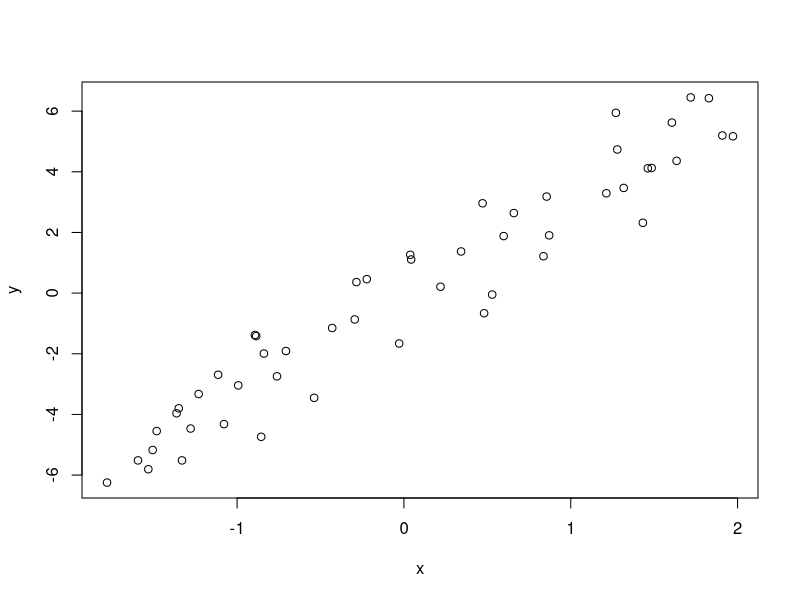

Reproduce this figure in R.
#!/usr/bin/Rscript

rm(list=ls())
require("R.utils", quietly = TRUE)

clt.bounds <- function(x, y, alpha=.1) {
  lin.mod  <- lm(y~x-1)
  est.beta <- as.numeric(lin.mod$coefficients[1])
  quant    <- qnorm(1-alpha/2)
  n        <- length(x)
  sn       <- sd(x)
  
  lower.bound <- est.beta - (quant*sn/sqrt(n))
  upper.bound <- est.beta + (quant*sn/sqrt(n))
  
  # print solution
  printf("   estimated beta = %.4f\n", est.beta)
  printf("CLT - lower bound = %.4f\n", lower.bound)
  printf("CLT - upper bound = %.4f\n", upper.bound)
  plot(x, y)
}

# creation of simulated observations
n          <- 50
beta.given <- 3

eps  <- rnorm(n, mean = 0, sd = 1)
x    <- runif(n, min = -2, max = 2)
y    <- beta.given * x + eps

clt.bounds(x, y, alpha = .1)
